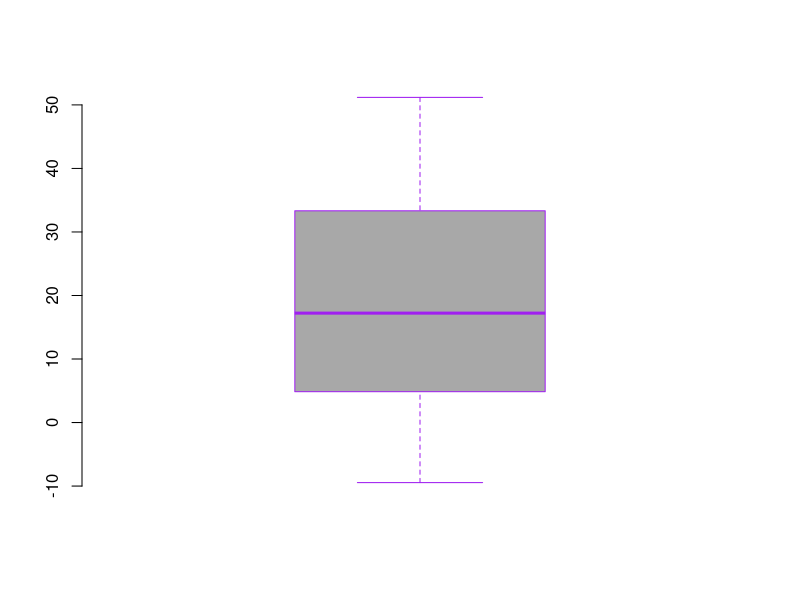
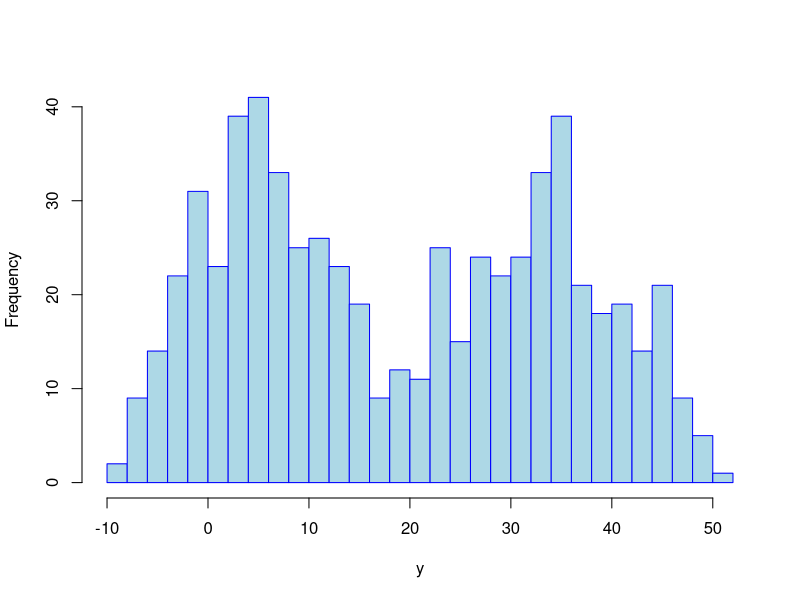
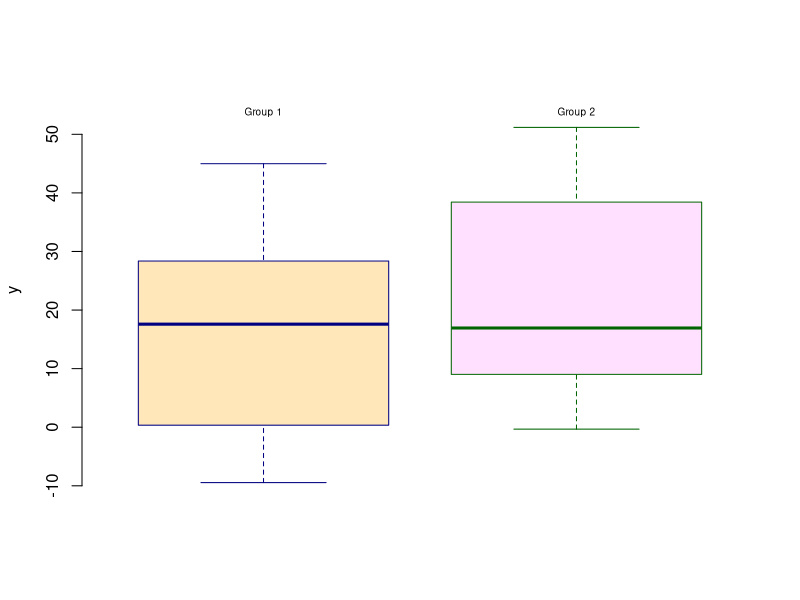
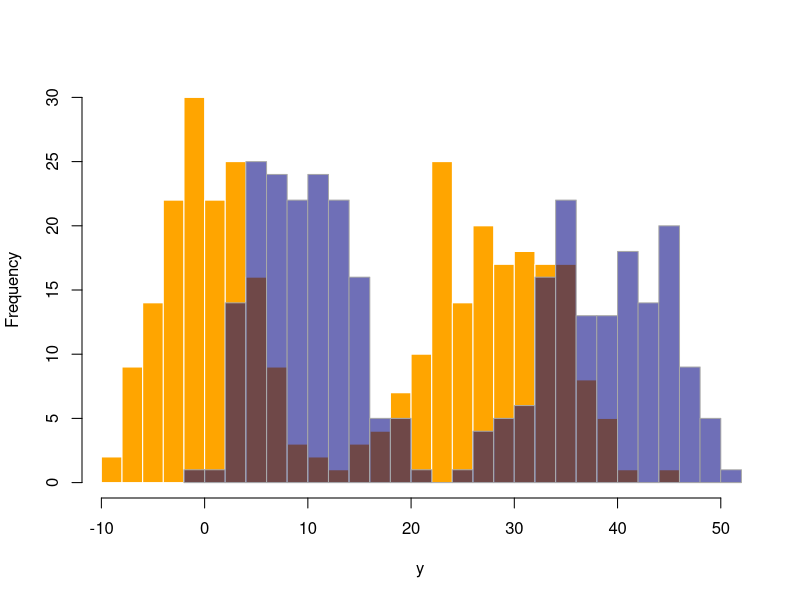
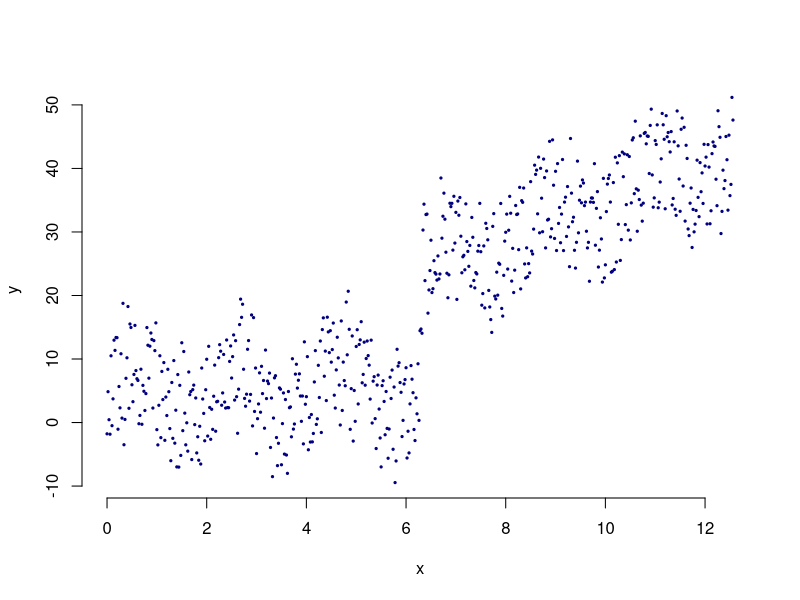
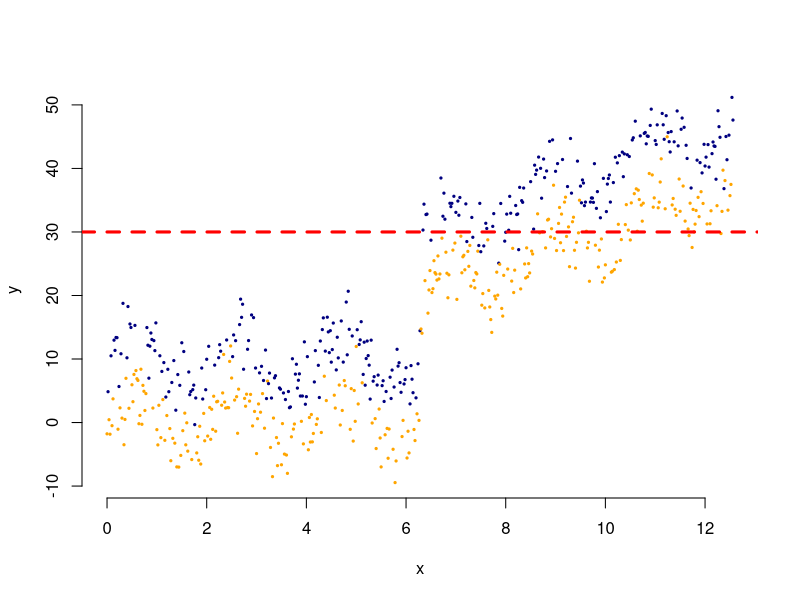
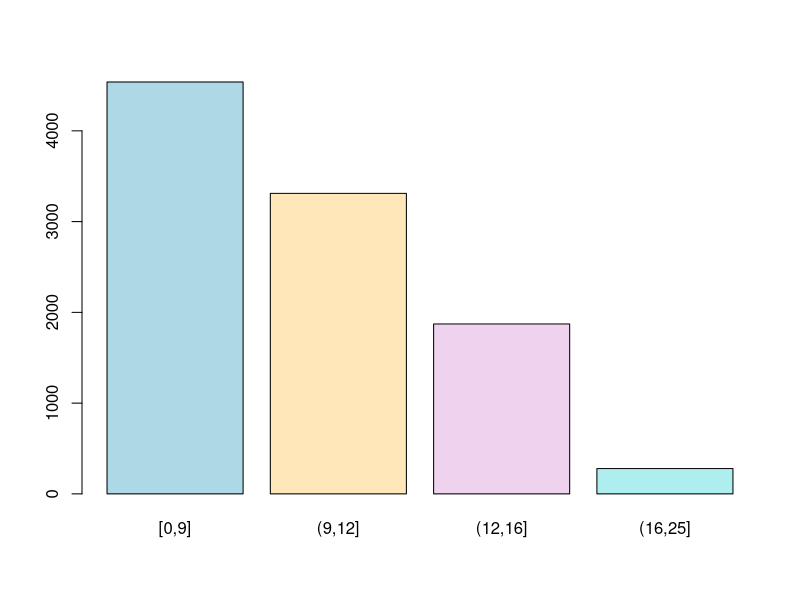
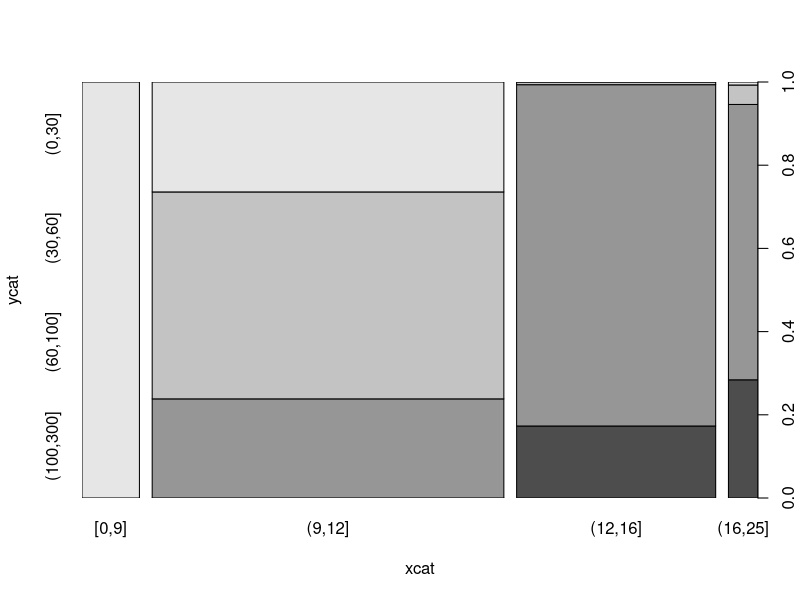

The R source for these figures, in order:

set.seed(220526)
x <- seq(0, 4*pi, by=0.02)
g <- factor(rbinom(n=length(x), size = 1, prob = 0.5))
y <- 3*(x>2*pi)*x + 4*sin(3*x) + 10*(as.numeric(g)-1) + rnorm(length(x), mean = 0, sd = 3)
yL <- y > 25
df1 <- data.frame(x, g, y, yL)
head(df1, 4)
summary(df1)

pdf("images/chapter_2/boxploty.pdf", width=4, height=4)
boxplot(y, axes=F, border="purple", col="grey66")
axis(2)
dev.off()

pdf("images/chapter_2/histy.pdf", width=4, height=4)
hist(y, breaks=30, col = "lightblue", border="blue", main="")
dev.off()

pdf("images/chapter_2/sidebysidebp.pdf", width=4, height=4)
boxplot(y ~ g, axes=F, border=c("navyblue","darkgreen"), col=c("wheat1", "thistle1"), xlab="", ylim=c(min(y), max(y)*1.1))
text(1:2, max(y)*1.05, c("Group 1", "Group 2"), cex=0.6)
axis(2)
dev.off()

pdf("images/chapter_2/histoverlay.pdf", width=4, height=4)
hist(y[g==0], breaks=20, xlim=c(min(y), max(y)), col="orange", border="white",main="", xlab="y")
hist(y[g==1], breaks=20, xlim=c(min(y), max(y)), col="#00008090", border="grey66", add=T)
dev.off()

pdf("images/chapter_2/scatter.pdf", width=4, height=4)
plot(x, y, pch=19, col="navyblue", cex=0.3, axes=F)
axis(1)
axis(2)
dev.off()

pdf("images/chapter_2/scatter2.pdf", width=4, height=4)
cols <- ifelse(g==1, "navyblue", "orange")
plot(x, y, pch=19, col=cols, cex=0.3, axes=F)
axis(1)
axis(2)
abline(h=30, lty=2, col="red", lwd=3)
dev.off()


x <- rpois(10000, 10)
xcat <- cut(x, breaks = c(0, 9,12, 16, 25), include.lowest = TRUE)
table(xcat)


pdf("images/chapter_2/barplot.pdf", width=6, height=4)
barplot(table(xcat), col = c("lightblue", "wheat1", "thistle2", "paleturquoise"))
#pie(table(xcat),col = c("lightblue", "wheat1", "thistle2", "paleturquoise"))
dev.off()


y <- 30 + 4.5*x -2*(x-15)^2 + rnorm(1000, 0, 10)
ycat <- cut(y, breaks = c(0, 30, 60, 100, 300))
ftable(xcat, ycat)

pdf("images/chapter_2/spineplot.pdf", width=5, height=5)
spineplot(ycat ~ xcat)
prop.table(ftable(ycat ~ xcat))
dev.off()

pdf("images/chapter_2/smooth.pdf", width=5, height=5)
x <- seq(-5, 5, length=100000)
y <- x^3 + rnorm(length(x), mean = 0, sd = 5)
#plot(x,y,cex=0.1)
smoothScatter(x, y, main="", nbin = 50)
dev.off()
